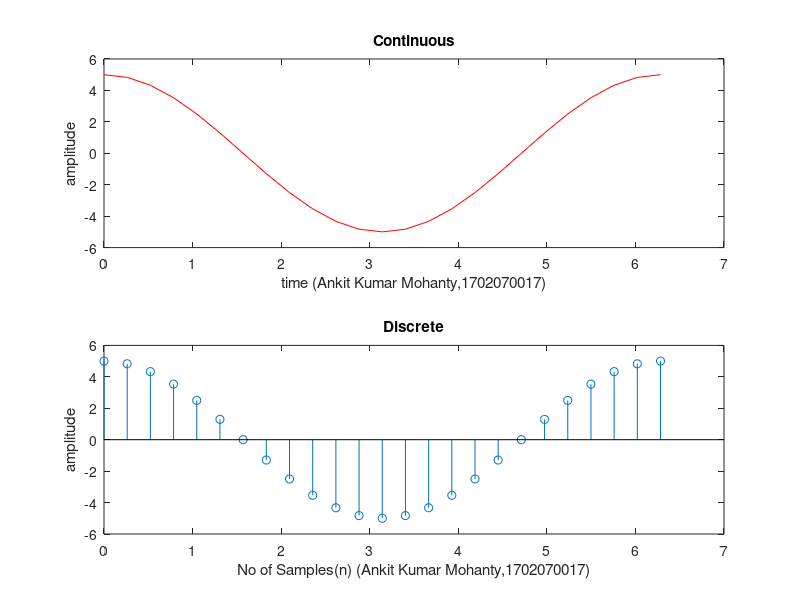

This figure's MATLAB source:
clc
close all
clear all
t=linspace(0,2*pi,25); 
A=input('Enter Amplitude:');
Cosine=A.*cos(t);
subplot(2,1,1);
plot(t,Cosine,'r');
title('Continuous');
xlabel('time (Ankit Kumar Mohanty,1702070017)');
ylabel('amplitude');
subplot(2,1,2);
stem(t,Cosine);
title('Discrete');
xlabel('No of Samples(n) (Ankit Kumar Mohanty,1702070017)');
ylabel('amplitude');
